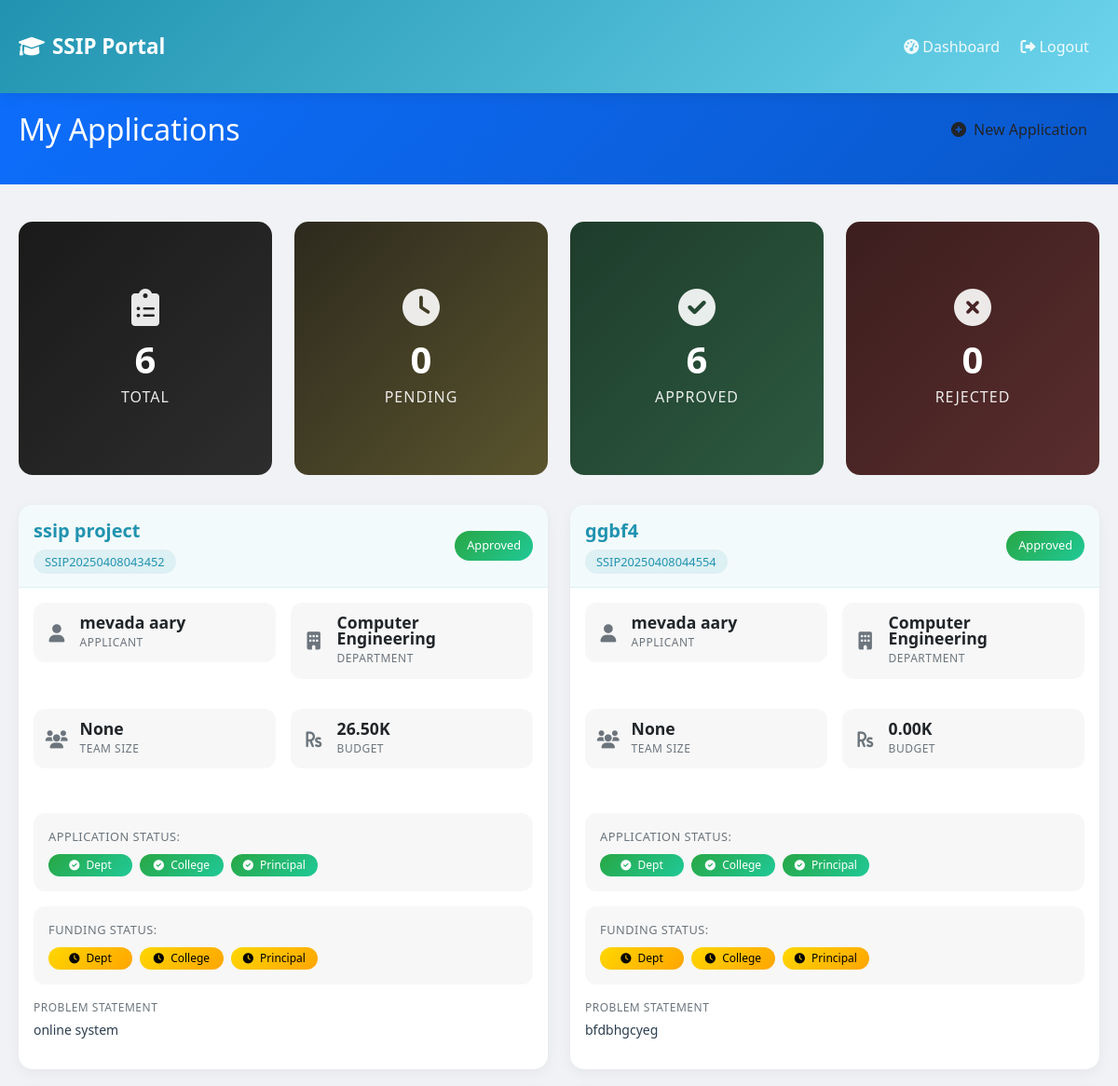
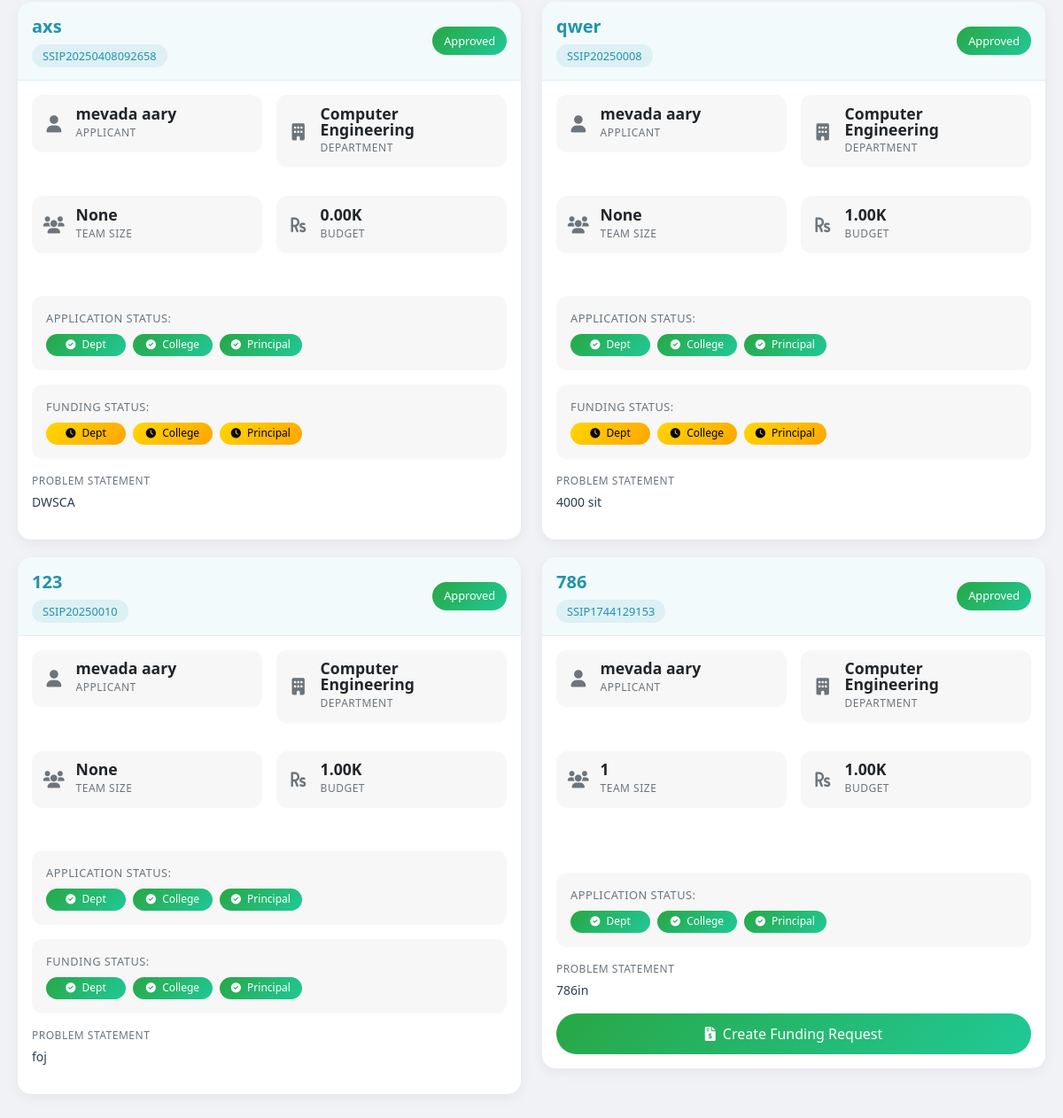
The page /dashboard (signed in) on the database its author committed (2 pictures, top to bottom).
### app.py (models this page shows, shortened)
class Application(db.Model):
    id = db.Column(db.Integer, primary_key=True)
    application_number = db.Column(db.String(50), unique=True)
    user_id = db.Column(db.Integer, db.ForeignKey('user.id'), nullable=False)
    project_title = db.Column(db.String(200), nullable=False)
    problem_statement = db.Column(db.Text, nullable=False)
    solution = db.Column(db.Text, nullable=False)
    team_members = db.Column(db.String(500))
    total_cost = db.Column(db.Float, nullable=False)
    quotation_path = db.Column(db.String(200))
    created_at = db.Column(db.DateTime, default=datetime.utcnow)
    team_size = db.Column(db.Integer, default=1)
    project_duration = db.Column(db.Integer, default=6)  # in months
    completion_percentage = db.Column(db.Integer, default=0)
    innovation_score = db.Column(db.Integer, default=0)  # 0-100
    technical_complexity = db.Column(db.String(20), default='medium')  # low, medium, high
    project_domain = db.Column(db.String(50))
    implementation_status = db.Column(db.String(20), default='planning')  # planning, in-progress, testing, completed
    dept_status = db.Column(db.String(20), default='pending')
    dept_remarks = db.Column(db.Text)
    dept_review_date = db.Column(db.DateTime)
    college_status = db.Column(db.String(20), default='pending')
    college_remarks = db.Column(db.Text)
    college_review_date = db.Column(db.DateTime)
    principal_status = db.Column(db.String(20), default='pending')
    principal_remarks = db.Column(db.Text)
    principal_review_date = db.Column(db.DateTime)
    applicant = db.relationship('User', back_populates='user_applications')
    funding_request = db.relationship('FundingRequest', back_populates='ssip_application', uselist=False)
    purchase_lists = db.relationship('PurchaseList', back_populates='application')
    utilization_certificates = db.relationship('UtilizationCertificate', back_populates='application')
    components = db.relationship('Component', back_populates='application')
    application_notifications = db.relationship('Notification', back_populates='related_application')

class User(UserMixin, db.Model):
    id = db.Column(db.Integer, primary_key=True)
    email = db.Column(db.String(120), unique=True, nullable=False)
    password = db.Column(db.String(100), nullable=False)
    role = db.Column(db.String(20), nullable=False)  # student, dept_coord, college_coord, principal
    name = db.Column(db.String(100), nullable=False)
    department = db.Column(db.String(100))
    user_applications = db.relationship('Application', back_populates='applicant')
    user_notifications = db.relationship('Notification', back_populates='notification_user')

class FundingRequest(db.Model):
    id = db.Column(db.Integer, primary_key=True)
    application_id = db.Column(db.Integer, db.ForeignKey('application.id'), nullable=False)
    actual_cost = db.Column(db.Float, nullable=False)
    bill_path = db.Column(db.String(200))
    remarks = db.Column(db.Text)
    created_at = db.Column(db.DateTime, default=datetime.now)
    dept_status = db.Column(db.String(20), default='pending')
    dept_remarks = db.Column(db.Text)
    dept_review_date = db.Column(db.DateTime)
    college_status = db.Column(db.String(20), default='pending')
    college_remarks = db.Column(db.Text)
    college_review_date = db.Column(db.DateTime)
    principal_status = db.Column(db.String(20), default='pending')
    principal_remarks = db.Column(db.Text)
    principal_review_date = db.Column(db.DateTime)
    ssip_application = db.relationship('Application', back_populates='funding_request')

### app.py (the view, shortened to what this page needs)
@app.route('/dashboard')
@login_required
def dashboard():
    if current_user.role == 'student':
        applications = Application.query.filter_by(user_id=current_user.id).all()
        stats = {
            'total': len(applications),
            'pending': sum(1 for app in applications if app.principal_status == 'pending'),
            'approved': sum(1 for app in applications if app.principal_status == 'approved'),
            'rejected': sum(1 for app in applications if app.principal_status == 'rejected')
        }
    return render_template('dashboard.html', applications=applications, stats=stats)

### templates/dashboard.html (shortened to what this page needs)
{% extends "base.html" %}
{% block content %}
<div class="page-header {% if current_user.role == 'dept_coord' %}dept-coord-header{% elif current_user.role == 'college_coord' %}college-coord-header{% elif current_user.role == 'principal' %}principal-header{% endif %}">
    <div class="container">
        <div class="d-flex justify-content-between align-items-center">
            <h2 class="mb-0">
                {% if current_user.role == 'student' %}
                    My Applications
                {% elif current_user.role == 'dept_coord' %}
                    Department Applications
                {% elif current_user.role == 'college_coord' %}
                    College Applications
                {% else %}
                    Principal Dashboard
                {% endif %}
            </h2>
            {% if current_user.role == 'student' %}
            <a href="{{ url_for('new_application') }}" class="btn btn-new-app">
                <i class="fas fa-plus-circle me-2"></i>New Application
            </a>
            {% endif %}
        </div>
    </div>
</div>
<div class="container">
    <div class="stats-section">
        <div class="row g-4">
            <div class="col-md-3">
                <div class="stat-card total">
                    <i class="fas fa-clipboard-list stat-icon"></i>
                    <div class="stat-value">{{ stats.total }}</div>
                    <div class="stat-label">Total</div>
                </div>
            </div>
            <div class="col-md-3">
                <div class="stat-card pending">
                    <i class="fas fa-clock stat-icon"></i>
                    <div class="stat-value">{{ stats.pending }}</div>
                    <div class="stat-label">Pending</div>
                </div>
            </div>
            <div class="col-md-3">
                <div class="stat-card approved">
                    <i class="fas fa-check-circle stat-icon"></i>
                    <div class="stat-value">{{ stats.approved }}</div>
                    <div class="stat-label">Approved</div>
                </div>
            </div>
            <div class="col-md-3">
                <div class="stat-card rejected">
                    <i class="fas fa-times-circle stat-icon"></i>
                    <div class="stat-value">{{ stats.rejected }}</div>
                    <div class="stat-label">Rejected</div>
                </div>
            </div>
        </div>
    </div>
    <div class="row">
        {% for application in applications %}
        <div class="col-md-6">
            <div class="card">
                <div class="card-header d-flex justify-content-between align-items-center">
                    <div>
                        <h5 class="project-title mb-2">{{ application.project_title }}</h5>
                        <span class="app-number">{{ application.application_number }}</span>
                    </div>
                    <span class="status-badge status-{{ application.dept_status if current_user.role == 'dept_coord' else (application.college_status if current_user.role == 'college_coord' else application.principal_status) }}">
                        {{ application.dept_status if current_user.role == 'dept_coord' else (application.college_status if current_user.role == 'college_coord' else application.principal_status)|title }}
                    </span>
                </div>
                <div class="card-body">
                    <div class="row g-3 mb-3">
                        <div class="col-6">
                            <div class="metric-card">
                                <i class="fas fa-user metric-icon"></i>
                                <div class="metric-info">
                                    <div class="metric-value">{{ application.applicant.name }}</div>
                                    <div class="metric-label">Applicant</div>
                                </div>
                            </div>
                        </div>
                        <div class="col-6">
                            <div class="metric-card">
                                <i class="fas fa-building metric-icon"></i>
                                <div class="metric-info">
                                    <div class="metric-value">{{ application.applicant.department }}</div>
                                    <div class="metric-label">Department</div>
                                </div>
                            </div>
                        </div>
                        <div class="col-6">
                            <div class="metric-card">
                                <i class="fas fa-users metric-icon"></i>
                                <div class="metric-info">
                                    <div class="metric-value">{{ application.team_size|default(1) }}</div>
                                    <div class="metric-label">Team Size</div>
                                </div>
                            </div>
                        </div>
                        <div class="col-6">
                            <div class="metric-card">
                                <i class="fas fa-rupee-sign metric-icon"></i>
                                <div class="metric-info">
                                    <div class="metric-value">{{ "%.2f"|format(application.total_cost/1000) }}K</div>
                                    <div class="metric-label">Budget</div>
                                </div>
                            </div>
                        </div>
                    </div>
                    <div class="project-badges mb-3">
                        {% if application.technical_complexity %}
                        <span class="badge bg-{{ application.technical_complexity }}">
                            <i class="fas fa-code-branch me-1"></i>{{ application.technical_complexity|title }}
                        </span>
                        {% endif %}
                    </div>
                    <div class="approval-status-pills mb-3 {% if current_user.role == 'dept_coord' %}dept-coord{% elif current_user.role == 'college_coord' %}college-coord{% elif current_user.role == 'principal' %}principal{% endif %}">
                        <div class="info-label">Application Status:</div>
                        <div class="d-flex gap-2">
                            <span class="badge {% if application.dept_status == 'approved' %}status-approved{% elif application.dept_status == 'rejected' %}status-rejected{% else %}status-pending{% endif %}">
                                <i class="fas {% if application.dept_status == 'approved' %}fa-check-circle{% elif application.dept_status == 'rejected' %}fa-times-circle{% else %}fa-clock{% endif %} me-1"></i>
                                Dept
                            </span>
                            <span class="badge {% if application.college_status == 'approved' %}status-approved{% elif application.college_status == 'rejected' %}status-rejected{% else %}status-pending{% endif %}">
                                <i class="fas {% if application.college_status == 'approved' %}fa-check-circle{% elif application.college_status == 'rejected' %}fa-times-circle{% else %}fa-clock{% endif %} me-1"></i>
                                College
                            </span>
                            <span class="badge {% if application.principal_status == 'approved' %}status-approved{% elif application.principal_status == 'rejected' %}status-rejected{% else %}status-pending{% endif %}">
                                <i class="fas {% if application.principal_status == 'approved' %}fa-check-circle{% elif application.principal_status == 'rejected' %}fa-times-circle{% else %}fa-clock{% endif %} me-1"></i>
                                Principal
                            </span>
                        </div>
                    </div>
                    {% if application.funding_request %}
                    <div class="funding-status-pills mb-3 {% if current_user.role == 'dept_coord' %}dept-coord{% elif current_user.role == 'college_coord' %}college-coord{% elif current_user.role == 'principal' %}principal{% endif %}">
                        <div class="info-label">Funding Status:</div>
                        <div class="d-flex gap-2">
                            <span class="badge {% if application.funding_request.dept_status == 'approved' %}status-approved{% elif application.funding_request.dept_status == 'rejected' %}status-rejected{% else %}status-pending{% endif %}">
                                <i class="fas {% if application.funding_request.dept_status == 'approved' %}fa-check-circle{% elif application.funding_request.dept_status == 'rejected' %}fa-times-circle{% else %}fa-clock{% endif %} me-1"></i>
                                Dept
                            </span>
                            <span class="badge {% if application.funding_request.college_status == 'approved' %}status-approved{% elif application.funding_request.college_status == 'rejected' %}status-rejected{% else %}status-pending{% endif %}">
                                <i class="fas {% if application.funding_request.college_status == 'approved' %}fa-check-circle{% elif application.funding_request.college_status == 'rejected' %}fa-times-circle{% else %}fa-clock{% endif %} me-1"></i>
                                College
                            </span>
                            <span class="badge {% if application.funding_request.principal_status == 'approved' %}status-approved{% elif application.funding_request.principal_status == 'rejected' %}status-rejected{% else %}status-pending{% endif %}">
                                <i class="fas {% if application.funding_request.principal_status == 'approved' %}fa-check-circle{% elif application.funding_request.principal_status == 'rejected' %}fa-times-circle{% else %}fa-clock{% endif %} me-1"></i>
                                Principal
                            </span>
                        </div>
                    </div>
                    {% endif %}
                    <div class="mb-3">
                        <div class="info-label">Problem Statement</div>
                        <p class="info-value small mb-0" style="max-height: 60px; overflow: hidden;">
                            {{ application.problem_statement }}
                        </p>
                    </div>
                    <div class="d-grid gap-2">
                        {% if current_user.role == 'dept_coord' %}
                        <a href="{{ url_for('review_application_dept', id=application.id) }}" class="btn btn-review">
                            <i class="fas fa-clipboard-check me-2"></i>Review Application
                        </a>
                        {% elif current_user.role == 'college_coord' %}
                        <a href="{{ url_for('review_application_college', id=application.id) }}" class="btn btn-review">
                            <i class="fas fa-clipboard-check me-2"></i>Review Application
                        </a>
                        {% elif current_user.role == 'principal' %}
                        <a href="{{ url_for('review_application_principal', id=application.id) }}" class="btn btn-review">
                            <i class="fas fa-clipboard-check me-2"></i>Review Application
                        </a>
                        {% elif current_user.role == 'student' %}
                            {% if application.principal_status == 'approved' and not application.funding_request %}
                            <a href="{{ url_for('create_funding_request', application_id=application.id) }}" class="btn btn-success">
                                <i class="fas fa-file-invoice-dollar me-2"></i>Create Funding Request
                            </a>
                            {% endif %}
                        {% endif %}
                    </div>
                </div>
            </div>
        </div>
        {% endfor %}
    </div>
</div>
{% endblock %}

### rows shown on the page
Application: project_title "ssip project", application_number "SSIP20250408043452", principal_status.role "Approved", applicant.name "mevada aary", applicant.department "Computer Engineering", team_size "None", application.total_cost/1000 "26.50", shows "FUNDING STATUS:", problem_statement "online system"
Application: project_title "ggbf4", application_number "SSIP20250408044554", principal_status.role "Approved", applicant.name "mevada aary", applicant.department "Computer Engineering", team_size "None", application.total_cost/1000 "0.00", shows "FUNDING STATUS:", problem_statement "bfdbhgcyeg"
Application: project_title "axs", application_number "SSIP20250408092658", principal_status.role "Approved", applicant.name "mevada aary", applicant.department "Computer Engineering", team_size "None", application.total_cost/1000 "0.00", shows "FUNDING STATUS:", problem_statement "DWSCA"
Application: project_title "qwer", application_number "SSIP20250008", principal_status.role "Approved", applicant.name "mevada aary", applicant.department "Computer Engineering", team_size "None", application.total_cost/1000 "1.00", shows "FUNDING STATUS:", problem_statement "4000 sit"
Application: project_title "123", application_number "SSIP20250010", principal_status.role "Approved", applicant.name "mevada aary", applicant.department "Computer Engineering", team_size "None", application.total_cost/1000 "1.00", shows "FUNDING STATUS:", problem_statement "foj"
Application: project_title "786", application_number "SSIP1744129153", principal_status.role "Approved", applicant.name "mevada aary", applicant.department "Computer Engineering", team_size "1", application.total_cost/1000 "1.00", problem_statement "786in"

### other values the page prints
{{ stats.total }} "6"
{{ stats.pending }} "0"
{{ stats.approved }} "6"
{{ stats.rejected }} "0"
